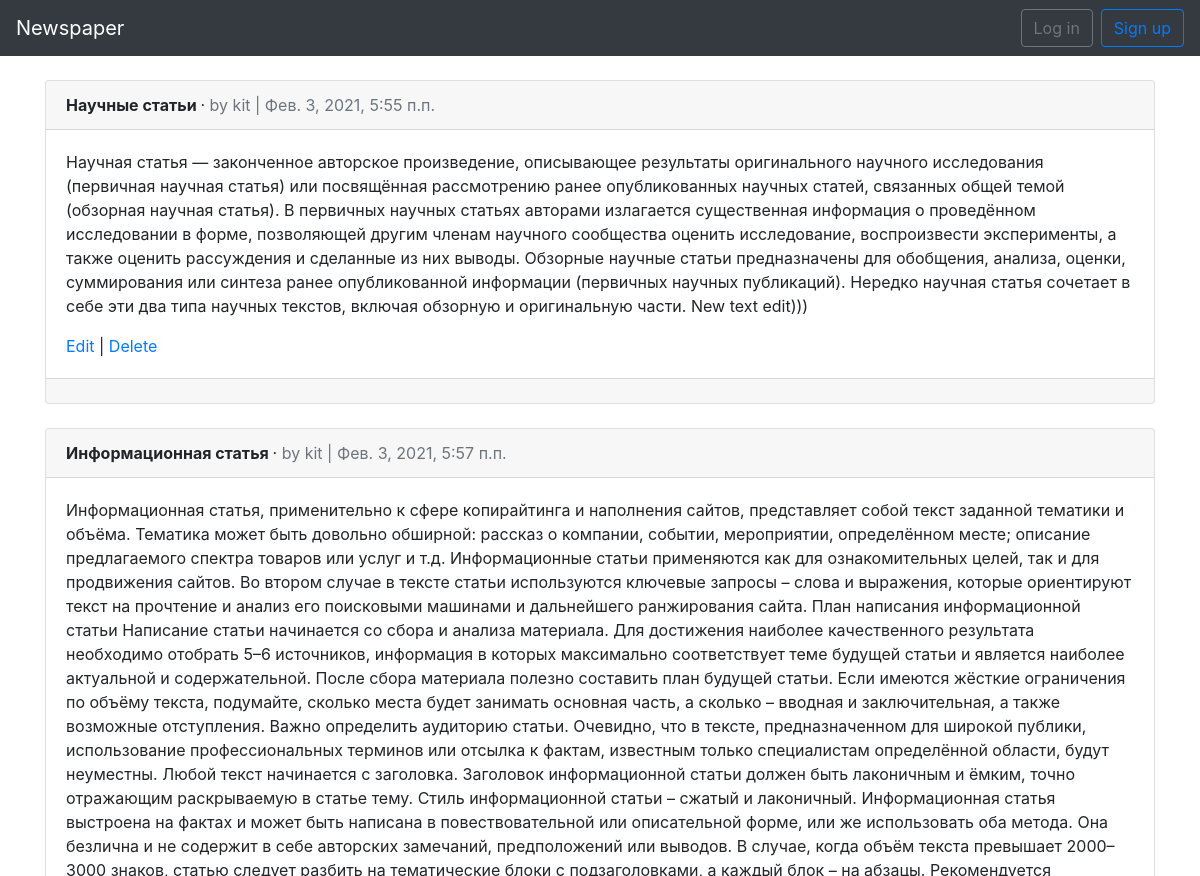
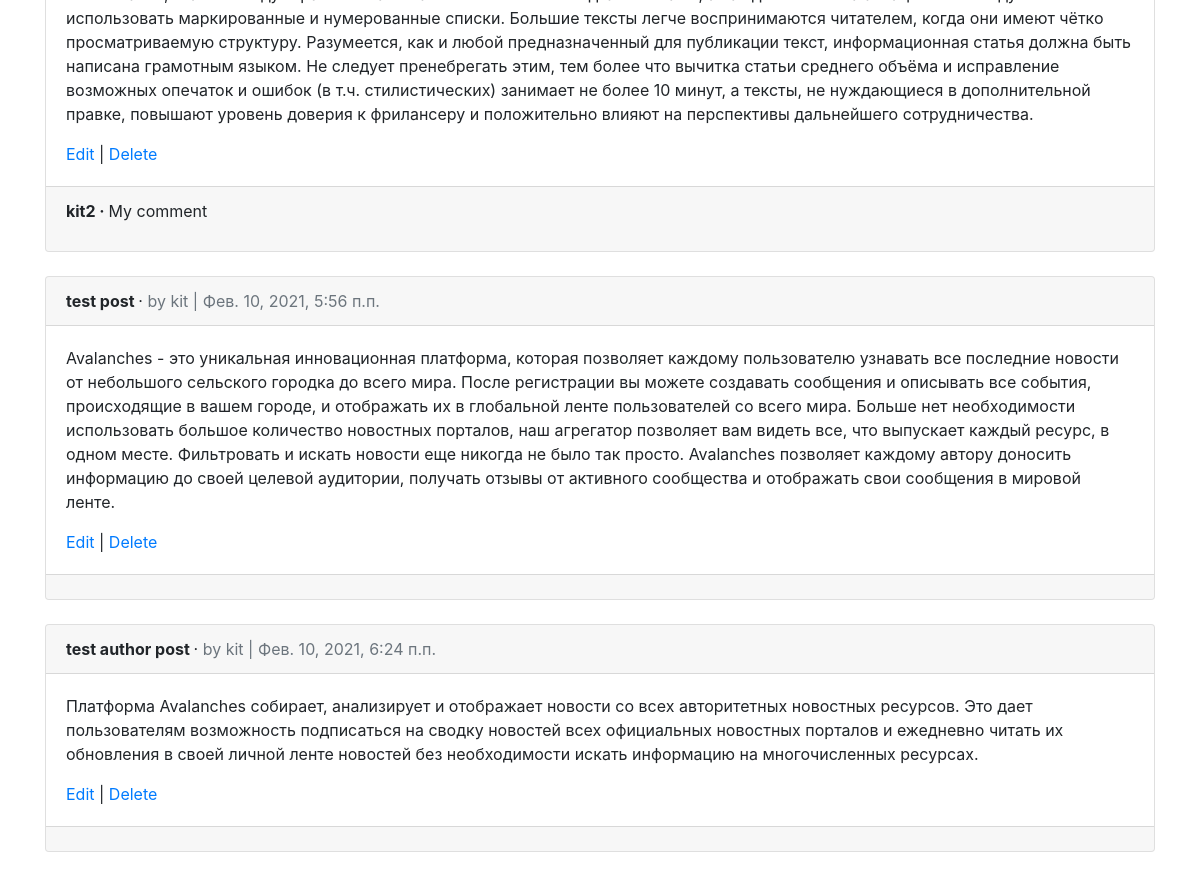
The app's page /articles/ with its own data (2 pictures, top to bottom).
### articles/models.py (models this page shows, shortened)
class Article(models.Model):
    title = models.CharField(max_length=255)
    body = models.TextField()
    date = models.DateTimeField(auto_now_add=True)
    author = models.ForeignKey(
        settings.AUTH_USER_MODEL,
        on_delete=models.CASCADE
    )

class Comment(models.Model):
    article = models.ForeignKey(Article, on_delete=models.CASCADE, related_name='comments')
    comment = models.CharField(max_length=140)
    author = models.ForeignKey(
        settings.AUTH_USER_MODEL,
        on_delete=models.CASCADE
    )
    def __str__(self):
        return self.comment

### users/models.py (models this page shows)
class CustomUser(AbstractUser):
    age = models.PositiveIntegerField(default=0)

### articles/views.py (the view)
# urls.py: path('', views.ArticleListView.as_view(), name='article_list'),
class ArticleListView(ListView):
    model = models.Article
    template_name = 'article_list.html'

### templates/article_list.html (shortened to what this page needs)
{% extends 'base.html' %}
{% block content %}
{% for article in object_list %}
  <div class="card">
    <div class="card-header">
      <span class="font-weight-bold">
        {{ article.title }}
      </span>
      &middot;
      <span class="text-muted">
        by {{ article.author }} | {{ article.date }}
      </span>
    </div>
    <div class="card-body">
      <p>{{ article.body }}</p>
      <a href="{% url 'article_edit' article.pk %}">Edit</a> |
      <a href="{% url 'article_delete' article.pk %}">Delete</a>
    </div>
    <div class="card-footer">
      {% for comment in article.comments.all %}
        <p>
          <span class="font-weight-bold">
            {{ comment.author }} &middot;
          </span>
          {{ comment }}
        </p>
      {% endfor %}
    </div>
  </div>
  <br>
{% endfor %}
{% endblock %}

### templates/base.html (shortened to what this page needs)
<!doctype html>
<html lang="en">
  <head>
    <link rel="stylesheet" href="https://cdn.jsdelivr.net/npm/bootstrap@4.6.0/dist/css/bootstrap.min.css">
  </head>
  <body>
    <nav class="navbar navbar-expand-lg navbar-dark bg-dark mb-4">
      <a class="navbar-brand" href="{% url 'home' %}">Newspaper</a>
      <div class="collapse navbar-collapse" id="navbarSupportedContent">
        {% if user.is_authenticated %}
          <ul class="navbar-nav ml-auto">
            <li class="nav-item dropdown">
              <a class="nav-link dropdown-toggle" href="#" id="navbarDropdown" role="button"
              data-toggle="dropdown" aria-haspopup="true" aria-expanded="false">
                {{ user.username }}
              </a>
              <div class="dropdown-menu dropdown-menu-right" aria-labelledby="navbarDropdown">
                <a class="dropdown-item" href="{% url 'password_change' %}">Change password</a>
                <div class="dropdown-divider"></div>
                <a class="dropdown-item" href="{% url 'logout' %}">Log out</a>
              </div>
            </li>
          </ul>
        {% else %}
        <form class="form-inline ml-auto">
          <a class="btn btn-outline-secondary" href="{% url 'login' %}">Log in</a>
          <a class="btn btn-outline-primary ml-2" href="{% url 'signup' %}">Sign up</a>
        </form>
        {% endif %}
      </div>
    </nav>
    <div class="container">
      {% block content %}
      {% endblock %}
    </div>
  </body>
</html>

### records on screen
Article: title "Научные статьи", author "kit", date "Фев. 3, 2021, 5:55 п.п.", body "Научная статья — законченное авторское произведение, описывающее результаты оригинального научного исследования (первичная научная статья) или посвящённая рассмотрению ранее опубликованных научных статей, связанных общей темой (обзорная научная статья). В первичных научных статьях авторами излагается существенная информация о проведённом исследовании в форме, позволяющей другим членам научного сообщества оценить исследование, воспроизвести эксперименты, а также оценить рассуждения и сделанные из них выводы. Обзорные научные статьи предназначены для обобщения, анализа, оценки, суммирования или синтеза ранее опубликованной информации (первичных научных публикаций). Нередко научная статья…"
Article: title "Информационная статья", author "kit", date "Фев. 3, 2021, 5:57 п.п.", body "Информационная статья, применительно к сфере копирайтинга и наполнения сайтов, представляет собой текст заданной тематики и объёма. Тематика может быть довольно обширной: рассказ о компании, событии, мероприятии, определённом месте; описание предлагаемого спектра товаров или услуг и т.д. Информационные статьи применяются как для ознакомительных целей, так и для продвижения сайтов. Во втором случае в тексте статьи используются ключевые запросы – слова и выражения, которые ориентируют текст на прочтение и анализ его поисковыми машинами и дальнейшего ранжирования сайта. План написания информационной статьи Написание статьи начинается со сбора и анализа материала. Для достижения наиболее…"
Comment: author "kit2", comment "My comment"
Article: title "test post", author "kit", date "Фев. 10, 2021, 5:56 п.п.", body "Avalanches - это уникальная инновационная платформа, которая позволяет каждому пользователю узнавать все последние новости от небольшого сельского городка до всего мира. После регистрации вы можете создавать сообщения и описывать все события, происходящие в вашем городе, и отображать их в глобальной ленте пользователей со всего мира. Больше нет необходимости использовать большое количество новостных порталов, наш агрегатор позволяет вам видеть все, что выпускает каждый ресурс, в одном месте. Фильтровать и искать новости еще никогда не было так просто. Avalanches позволяет каждому автору доносить информацию до своей целевой аудитории, получать отзывы от активного сообщества и отображать свои…"
Article: title "test author post", author "kit", date "Фев. 10, 2021, 6:24 п.п.", body "Платформа Avalanches собирает, анализирует и отображает новости со всех авторитетных новостных ресурсов. Это дает пользователям возможность подписаться на сводку новостей всех официальных новостных порталов и ежедневно читать их обновления в своей личной ленте новостей без необходимости искать информацию на многочисленных ресурсах."
